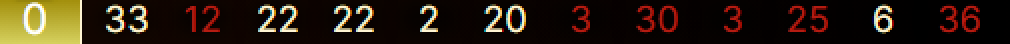
#> input picture treino/0-33-12-22-22-2-20-3-30-3-25-6-36.png, 505 x 22 px (shown 2 times larger); its folder holds only this picture in this run
$ python reconhecer_dados_treino.py
#> lines starting #> are read from the running program, lines starting #| are printed output that depends on the picture; after the words box and inside, x2 and y2 are one past the last pixel; in counts of white or black regions, pixels touching at a corner belong together
#> in avaliar, img is the input picture: shape (22, 505, 3); mean B, G, R 16.3, 29.1, 41.8
### reconhecer.py
"""
Reconhecedor de Números de Roleta
==================================
Lê uma imagem com 13 números em linha e retorna um array com os valores.
Usa as imagens da pasta 'treino/' como base de templates.

Uso:
    python reconhecer.py imagem.png
    python reconhecer.py imagem.png --debug
    python reconhecer.py --indexar
"""

import cv2
import numpy as np
import os
import sys
import argparse
from pathlib import Path
from typing import Optional

# ─── Configurações ────────────────────────────────────────────────────────────

PASTA_TREINO    = "treino"
PASTA_TEMPLATES = "templates"
NUM_REGIOES     = 13
VALIDOS         = set(range(0, 37))

# ─── Segmentação ──────────────────────────────────────────────────────────────

def segmentar_regioes(img: np.ndarray, n: int = NUM_REGIOES) -> list:
#> called with n = 13
    h, w = img.shape[:2]
#> h = 22; w = 505
    largura = w // n
#> largura = 38
    regioes = []
    for i in range(n):
        x1 = i * largura
        x2 = x1 + largura if i < n - 1 else w
        regioes.append(img[:, x1:x2])
#> after the loop, regioes = 13 items
    return regioes

# ─── Pré-processamento ────────────────────────────────────────────────────────

def detectar_tipo_fundo(regiao_bgr: np.ndarray) -> str:
    gray = cv2.cvtColor(regiao_bgr, cv2.COLOR_BGR2GRAY)
    mediana = float(np.median(gray))
    return "escuro" if mediana < 80 else "colorido"

def binarizar(regiao_bgr: np.ndarray) -> np.ndarray:
    gray = cv2.cvtColor(regiao_bgr, cv2.COLOR_BGR2GRAY)
    mediana = float(np.median(gray))

    if mediana < 30:
        _, bw = cv2.threshold(gray, 20, 255, cv2.THRESH_BINARY)
    else:
        diff = np.abs(gray.astype(np.float32) - mediana)
        bw = (diff > 50).astype(np.uint8) * 255

    kernel = np.ones((2, 2), np.uint8)
    bw = cv2.morphologyEx(bw, cv2.MORPH_OPEN, kernel)
    return bw

# ─── Análise de componentes ───────────────────────────────────────────────────

def calcular_ratio(bw: np.ndarray):
    """Retorna (ratio largura/altura, n_componentes, stats)."""
    _, labels, stats, _ = cv2.connectedComponentsWithStats(bw, connectivity=8)
    n_comp = int(labels.max())
    if n_comp == 0:
        return 0.0, 0, []

    comp_stats = [stats[j] for j in range(1, n_comp + 1)]
    xs  = [s[0] for s in comp_stats]
    x2s = [s[0] + s[2] for s in comp_stats]
    total_w = max(x2s) - min(xs)
    max_h   = max(s[3] for s in comp_stats)
    ratio   = total_w / max_h if max_h > 0 else 0.0
    return ratio, n_comp, comp_stats

# ─── OCR via Tesseract ────────────────────────────────────────────────────────

def _tesseract_disponivel() -> bool:
    try:
        import pytesseract
        pytesseract.get_tesseract_version()
        return True
    except Exception:
        return False

TESSERACT_OK = _tesseract_disponivel()

def _crop_digito(bw: np.ndarray, pad: int = 3) -> np.ndarray:
    """
    Recorta apenas a bounding box dos pixels ativos.
    Evita que espaço vazio ao redor seja interpretado como dígito extra pelo OCR.
    """
    ys, xs = np.where(bw > 0)
    if len(xs) == 0:
        return bw
    x1 = max(0, xs.min() - pad)
    x2 = min(bw.shape[1], xs.max() + pad)
    y1 = max(0, ys.min() - pad)
    y2 = min(bw.shape[0], ys.max() + pad)
    return bw[y1:y2, x1:x2]

def _ocr_bw(bw: np.ndarray) -> Optional[int]:
    """OCR em uma imagem binarizada. Retorna int ou None."""
    if not TESSERACT_OK:
        return None
    try:
        import pytesseract
        # Recortar bounding box antes do OCR — evita espaço vazio
        # ser interpretado como dígito extra (ex: "3" → "30")
        bw_crop = _crop_digito(bw)
        h, w = bw_crop.shape[:2]
        escala = max(4, 120 // max(h, 1))
        ampliado = cv2.resize(bw_crop, None, fx=escala, fy=escala,
                              interpolation=cv2.INTER_CUBIC)
        margem = 10
        com_margem = cv2.copyMakeBorder(ampliado, margem, margem, margem, margem,
                                        cv2.BORDER_CONSTANT, value=0)
        config = "--psm 8 --oem 3 -c tessedit_char_whitelist=0123456789"
        texto = pytesseract.image_to_string(com_margem, config=config).strip()
        num = int(texto)
        if num in VALIDOS:
            return num
    except Exception:
        pass
    return None

def ocr_regiao(bw: np.ndarray) -> Optional[int]:
    """
    OCR com protecao contra dois tipos de erro comuns:

    1. Espaco vazio lido como digito extra (ex: "3" -> "30")
       -> corrigido pelo crop automatico em _ocr_bw

    2. Dois palitos estreitos lidos como 1 digito (ex: "11" -> "1")
       -> detectado pelo ratio: se ratio >= 1.0 (dois digitos lado a lado)
         mas OCR retornou numero de 1 digito < 10, descarta para
         forcao o template matching.
       -> EXCETO se o OCR retornou >= 10 (leu 2 digitos corretamente).
    """
    ratio, n_comp, comp_stats = calcular_ratio(bw)
    resultado = _ocr_bw(bw)

    # ratio >= 1.0 indica dois digitos lado a lado
    if ratio >= 1.0:
        if resultado is not None and resultado < 10:
            # OCR leu so 1 digito numa regiao de 2 -> nao confiar
            return None
        # resultado >= 10 ou None -> aceitar normalmente

    return resultado

# ─── Template Matching ────────────────────────────────────────────────────────

class BancoTemplates:
    def __init__(self, pasta: str = PASTA_TEMPLATES):
        self.pasta = Path(pasta)
        self.banco: dict = {}
        self._carregar()

    def _carregar(self):
        if not self.pasta.exists():
            return
        for dir_tipo in self.pasta.iterdir():
            if not dir_tipo.is_dir():
                continue
            tipo = dir_tipo.name
            self.banco[tipo] = {}
            for dir_num in dir_tipo.iterdir():
                if not dir_num.is_dir():
                    continue
                try:
                    num = int(dir_num.name)
                except ValueError:
                    continue
                imgs = []
                for arq in dir_num.glob("*.png"):
                    img = cv2.imread(str(arq), cv2.IMREAD_GRAYSCALE)
                    if img is not None:
                        imgs.append(img)
                if imgs:
                    self.banco[tipo][num] = imgs

    def vazio(self) -> bool:
        return len(self.banco) == 0

    # [81 lines left out: functions reconhecer, indexar_treino, not called in this run]

# ─── Reconhecimento principal ─────────────────────────────────────────────────

def reconhecer_imagem(caminho: str,
                      banco: BancoTemplates,
                      debug: bool = False) -> list:
    img = cv2.imread(caminho)
    if img is None:
        raise FileNotFoundError(f"Imagem não encontrada: {caminho}")

    regioes   = segmentar_regioes(img)
#> regioes = 13 items
    resultado = []

    for i, regiao in enumerate(regioes):
        tipo = detectar_tipo_fundo(regiao)
        bw   = binarizar(regiao)

        num    = ocr_regiao(bw)
        metodo = "OCR"

        if num is None:
            num    = banco.reconhecer(bw, tipo)
            metodo = "Template"

        if num is None:
            num    = -1
            metodo = "FALHA"

        resultado.append(num)

        if debug:
            ratio, n_comp, _ = calcular_ratio(bw)
            print(f"  Região {i+1:2d} | fundo={tipo:8s} | ratio={ratio:.2f} | "
                  f"comp={n_comp} | num={str(num):3s} | via {metodo}")
#> this loop made 1 pass
#> (tipo, kernel in binarizar) on pass 1: ('colorido', [[1, 1], [1, 1]])
#> pass 1, in detectar_tipo_fundo, `gray = cv2.cvtColor(regiao_bgr, cv2.COLOR_BGR2GRAY)`:
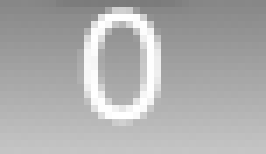
#> gray: shape (22, 38) (shown 7 times larger); min 123, max 255, mean 174
#> pass 1, in binarizar, `diff = np.abs(gray.astype(np.float32) - mediana)`:
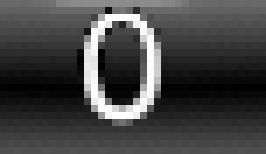
#> diff: shape (22, 38) float32 (shown 7 times larger); min 0, max 85, mean 22.4; drawn with min black and max white
#> pass 1, in binarizar, `bw = (diff > 50).astype(np.uint8) * 255`:
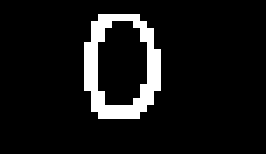
#> bw: shape (22, 38) (shown 7 times larger); 8.4% white in thin lines or dots, all inside (x1, y1, x2, y2) = (12, 2, 23, 17)
#> pass 1, in binarizar, `bw = cv2.morphologyEx(bw, cv2.MORPH_OPEN, kernel)`:
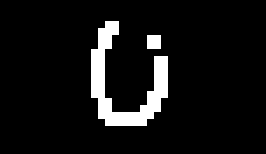
#> bw: shape (22, 38) (shown 7 times larger); 7.5% white in thin lines or dots, all inside (x1, y1, x2, y2) = (13, 3, 24, 18)
#> after the loop, resultado = []

    if debug:
        _salvar_debug(img, resultado, "debug_resultado.png")
        print("  → debug_resultado.png salvo")

    return resultado

# [60 lines left out: functions _salvar_debug, main, not called in this run]


# [2 lines that do not run on import are left out]

### reconhecer_dados_treino.py
"""
Avaliação de Performance sobre os Dados de Treino
===================================================
Executa o reconhecimento sobre todas as imagens da pasta 'treino/'
e compara com os valores reais (extraídos do nome do arquivo).

Uso:
    python reconhecer_dados_treino.py
    python reconhecer_dados_treino.py --treino treino --templates templates
    python reconhecer_dados_treino.py --detalhes      (mostra erros por imagem)
"""

import cv2
import sys
import argparse
from pathlib import Path
from reconhecer import (
    segmentar_regioes, binarizar, ocr_regiao,
    BancoTemplates, reconhecer_imagem,
    NUM_REGIOES, VALIDOS,
    PASTA_TREINO, PASTA_TEMPLATES
)

# ─── Cores para o terminal (Windows suporta via ANSI no Python 3.12+) ─────────
VERDE   = "\033[92m"
VERMELHO= "\033[91m"
AMARELO = "\033[93m"
RESET   = "\033[0m"
NEGRITO = "\033[1m"

def colorir(texto, cor):
    return f"{cor}{texto}{RESET}"

# ─── Avaliação ────────────────────────────────────────────────────────────────

def avaliar(pasta_treino: str, pasta_templates: str, mostrar_detalhes: bool):
    pasta = Path(pasta_treino)
    if not pasta.exists():
        print(f"[ERRO] Pasta '{pasta_treino}' não encontrada.")
        sys.exit(1)

    imagens = sorted(list(pasta.glob("*.png")) + list(pasta.glob("*.jpg")))
    if not imagens:
        print(f"[AVISO] Nenhuma imagem encontrada em '{pasta_treino}'.")
        sys.exit(0)

    banco = BancoTemplates(pasta_templates)
    if banco.vazio():
        print(f"[AVISO] Banco de templates vazio. Execute primeiro:")
        print(f"        python reconhecer.py --indexar")

    # Contadores globais
    total_regioes  = 0
    total_acertos  = 0
    erros_por_num  = {}   # {numero_real: [numero_obtido, ...]}
    imgs_perfeitas = 0
    imgs_com_erro  = 0

    resultados = []

    for caminho in imagens:
        # Extrair gabarito do nome do arquivo
        partes = caminho.stem.split("-")
        try:
            gabarito = [int(p) for p in partes]
        except ValueError:
            print(f"  [ignorado] nome inválido: {caminho.name}")
            continue

        if len(gabarito) != NUM_REGIOES:
            print(f"  [ignorado] {caminho.name} → {len(gabarito)} números (esperado {NUM_REGIOES})")
            continue

        img = cv2.imread(str(caminho))
        if img is None:
            print(f"  [ignorado] não foi possível ler: {caminho.name}")
            continue

        obtido = reconhecer_imagem(str(caminho), banco)

        erros = [
            (i + 1, esp, obt)
            for i, (esp, obt) in enumerate(zip(gabarito, obtido))
            if esp != obt
        ]

        acertos = NUM_REGIOES - len(erros)
        total_regioes += NUM_REGIOES
        total_acertos += acertos

        for _, real, pred in erros:
            erros_por_num.setdefault(real, []).append(pred)

        if erros:
            imgs_com_erro += 1
        else:
            imgs_perfeitas += 1

        resultados.append((caminho.name, gabarito, obtido, erros))

    # ─── Relatório por imagem ──────────────────────────────────────────────
    if mostrar_detalhes:
        print(f"\n{'─'*60}")
        print(f" DETALHES POR IMAGEM")
        print(f"{'─'*60}")
        for nome, gabarito, obtido, erros in resultados:
            if erros:
                print(f"\n{colorir('❌', VERMELHO)} {nome}")
                print(f"   Esperado : {gabarito}")
                print(f"   Obtido   : {obtido}")
                for reg, real, pred in erros:
                    print(f"   {colorir(f'Região {reg:2d}', AMARELO)}: esperado={real}  obtido={pred}")
            else:
                print(f"{colorir('✅', VERDE)} {nome}")

    # ─── Resumo de erros por número ───────────────────────────────────────
    if erros_por_num:
        print(f"\n{'─'*60}")
        print(f" NÚMEROS COM MAIS ERROS")
        print(f"{'─'*60}")
        print(f"  {'Número':>8}  {'Erros':>6}  {'Confundido com'}")
        print(f"  {'─'*8}  {'─'*6}  {'─'*20}")
        for num in sorted(erros_por_num, key=lambda n: -len(erros_por_num[n])):
            preds = erros_por_num[num]
            contagem = {}
            for p in preds:
                contagem[p] = contagem.get(p, 0) + 1
            confusoes = ", ".join(
                f"{p}×{c}" for p, c in sorted(contagem.items(), key=lambda x: -x[1])
            )
            print(f"  {num:>8}  {len(preds):>6}  {confusoes}")

    # ─── Resumo global ────────────────────────────────────────────────────
    taxa_acerto = 100 * total_acertos / total_regioes if total_regioes > 0 else 0
    taxa_img    = 100 * imgs_perfeitas / len(resultados) if resultados else 0

    cor_taxa = VERDE if taxa_acerto >= 95 else (AMARELO if taxa_acerto >= 80 else VERMELHO)

    print(f"\n{'═'*60}")
    print(f" RESULTADO FINAL")
    print(f"{'═'*60}")
    print(f"  Imagens avaliadas : {len(resultados)}")
    print(f"  Imagens perfeitas : {colorir(str(imgs_perfeitas), VERDE)}  "
          f"({taxa_img:.1f}%)")
    print(f"  Imagens com erro  : {colorir(str(imgs_com_erro), VERMELHO) if imgs_com_erro else '0'}")
    print(f"  Regiões corretas  : {total_acertos}/{total_regioes}  "
          f"({colorir(f'{taxa_acerto:.1f}%', cor_taxa)})")
    print(f"{'═'*60}\n")

    return taxa_acerto

# ─── CLI ──────────────────────────────────────────────────────────────────────

def main():
    parser = argparse.ArgumentParser(
        description="Avalia performance do reconhecedor sobre os dados de treino."
    )
    parser.add_argument("--treino", default=PASTA_TREINO,
                        help=f"Pasta de treino (padrão: {PASTA_TREINO})")
    parser.add_argument("--templates", default=PASTA_TEMPLATES,
                        help=f"Pasta de templates (padrão: {PASTA_TEMPLATES})")
    parser.add_argument("--detalhes", action="store_true",
                        help="Mostrar resultado por imagem")
    args = parser.parse_args()

    avaliar(args.treino, args.templates, args.detalhes)
#> (the call stopped at in _ocr_bw, `texto = pytesseract.image_to_string(com_margem, config=config).strip()`: pytesseract is not available in this run)


if __name__ == "__main__":
    main()

$ run again, on treino/11-1-21-26-1-21-17-0-11-33-20-2-30.png
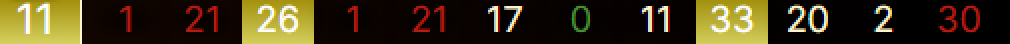
#> input picture treino/11-1-21-26-1-21-17-0-11-33-20-2-30.png, 505 x 22 px (shown 2 times larger)
#> in avaliar, img is the input picture: shape (22, 505, 3); mean B, G, R 24, 50.5, 61.3
#> after the loop in segmentar_regioes, `for i in range(n):`: regioes = 13 items
#> the loop in reconhecer_imagem, `for i, regiao in enumerate(regioes):` made 1 pass
#> (tipo, kernel in binarizar) on pass 1: ('colorido', [[1, 1], [1, 1]])
#> pass 1, in detectar_tipo_fundo, `gray = cv2.cvtColor(regiao_bgr, cv2.COLOR_BGR2GRAY)`:
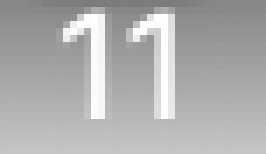
#> gray: shape (22, 38) (shown 7 times larger); min 123, max 255, mean 174.9
#> pass 1, in binarizar, `bw = cv2.morphologyEx(bw, cv2.MORPH_OPEN, kernel)`:
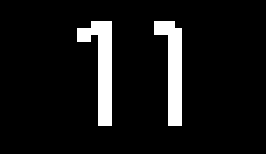
#> bw: shape (22, 38) (shown 7 times larger); 8.3% white in thin lines or dots, all inside (x1, y1, x2, y2) = (11, 3, 26, 18)
#> after the loop in reconhecer_imagem, `for i, regiao in enumerate(regioes):`: resultado = []

$ run again, on treino/11-3-28-23-31-4-24-35-9-33-17-5-32.png
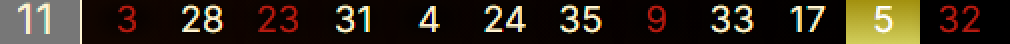
#> input picture treino/11-3-28-23-31-4-24-35-9-33-17-5-32.png, 505 x 22 px (shown 2 times larger)
#> in avaliar, img is the input picture: shape (22, 505, 3); mean B, G, R 27.5, 40.5, 50.2
#> after the loop in segmentar_regioes, `for i in range(n):`: regioes = 13 items
#> the loop in reconhecer_imagem, `for i, regiao in enumerate(regioes):` made 1 pass
#> (tipo, kernel in binarizar) on pass 1: ('colorido', [[1, 1], [1, 1]])
#> pass 1, in detectar_tipo_fundo, `gray = cv2.cvtColor(regiao_bgr, cv2.COLOR_BGR2GRAY)`:
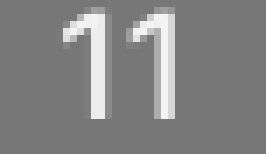
#> gray: shape (22, 38) (shown 7 times larger); min 119, max 243, mean 131.4
#> pass 1, in binarizar, `bw = cv2.morphologyEx(bw, cv2.MORPH_OPEN, kernel)`:
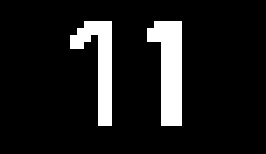
#> bw: shape (22, 38) (shown 7 times larger); 10.8% white; 2 white regions, box (x1, y1, x2, y2) and area: (21, 3, 26, 18) 50, (10, 3, 16, 18) 40
#> after the loop in reconhecer_imagem, `for i, regiao in enumerate(regioes):`: resultado = []

$ run again, on treino/1-21-17-0-11-33-20-2-30-33-20-0-6.png
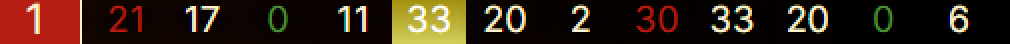
#> input picture treino/1-21-17-0-11-33-20-2-30-33-20-0-6.png, 505 x 22 px (shown 2 times larger)
#> in avaliar, img is the input picture: shape (22, 505, 3); mean B, G, R 19.5, 32.8, 51.6
#> after the loop in segmentar_regioes, `for i in range(n):`: regioes = 13 items
#> the loop in reconhecer_imagem, `for i, regiao in enumerate(regioes):` made 1 pass
#> (tipo, kernel in binarizar) on pass 1: ('escuro', [[1, 1], [1, 1]])
#> pass 1, in detectar_tipo_fundo, `gray = cv2.cvtColor(regiao_bgr, cv2.COLOR_BGR2GRAY)`:
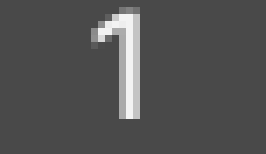
#> gray: shape (22, 38) (shown 7 times larger); min 73, max 243, mean 81.9
#> pass 1, in binarizar, `bw = cv2.morphologyEx(bw, cv2.MORPH_OPEN, kernel)`:
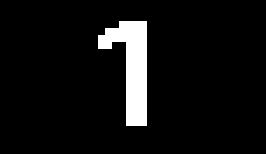
#> bw: shape (22, 38) (shown 7 times larger); 6.6% white; 1 white region, box (x1, y1, x2, y2) and area: (14, 3, 21, 18) 55
#> after the loop in reconhecer_imagem, `for i, regiao in enumerate(regioes):`: resultado = []
